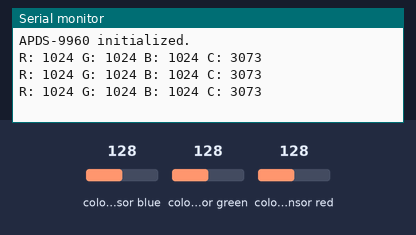
Bench run of a sketch on a simulated Arduino Uno, built with avr-gcc and run on an emulated ATmega328P. On the bench: the last lines printed to the serial monitor. The inputs (shaded band) are chosen by the test bench; at power-on: colour sensor blue 128, colour sensor green 128, colour sensor red 128.

Above: at 1.4 s.
1.5 s: colour sensor blue set to 5
At 2.2 s:
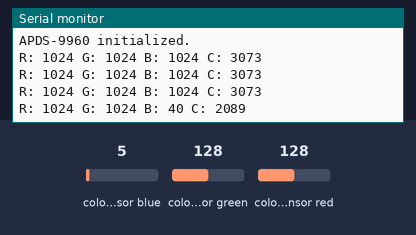
3.0 s: colour sensor green set to 5
At 3.8 s:
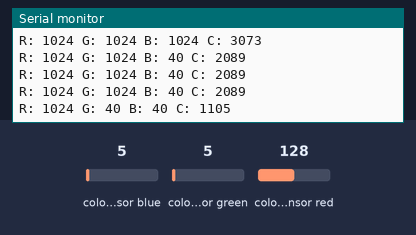
4.5 s: colour sensor red set to 5
At 4.9 s:
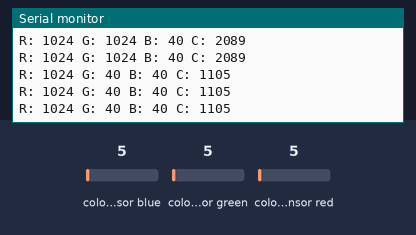
Timing chart, 0 to 7.5 s (numbered marks = the images above; inputs shaded):
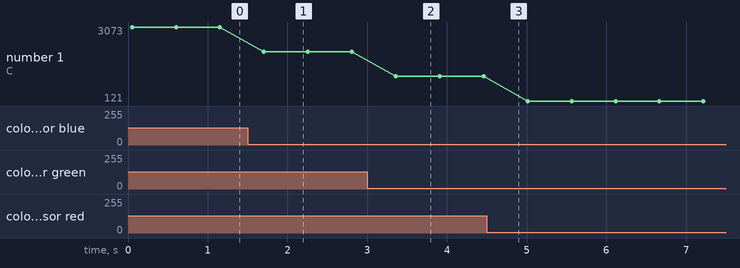

Measured:
- after the input at 1.5 s, the serial monitor: prints a new line after 0.20 s (image 1)
- after the input at 3.0 s, the serial monitor: prints a new line after 0.36 s (image 2)
- plotted number 1: 3073 → 2089 after the input at 1.5 s, 2089 → 1105 after the input at 3.0 s, 1105 → 121 after the input at 4.5 s

The sketch:

APDS9960_ColorSensor_Example.ino
```cpp
/*

From Adafruit Examples

This example code is used to get r, g, b, and c values from the APDS9960 color sensor.
r, g, b - red/green/blue light intesnity
c - clear channel, overall light intensity

Make sure the Adafruit_APDS9960 library is installed before you run this code (you can install it from the library manager)

*/

#include <Wire.h>
#include <Adafruit_APDS9960.h>

Adafruit_APDS9960 apds;  // Create APDS9960 object

void setup() {
    // Initialize serial
    Serial.begin(9600);

    // Initialize the sensor
    if (!apds.begin()) {
        Serial.println("APDS-9960 initialization failed!");
        while (1);
    }

    Serial.println("APDS-9960 initialized.");

    // Enable color sensing
    apds.enableColor(true);
}

void loop() {
    uint16_t r, g, b, c;  // Variables for storing RGB and clear values

    // Check if color data is available
    if (apds.colorDataReady()) {
        apds.getColorData(&r, &g, &b, &c); // Read color values

        // Print values to Serial Monitor
        Serial.print("R: "); Serial.print(r);
        Serial.print(" G: "); Serial.print(g);
        Serial.print(" B: "); Serial.print(b);
        Serial.print(" C: "); Serial.println(c);
    }

    delay(500);  // Delay before next reading
}
```
